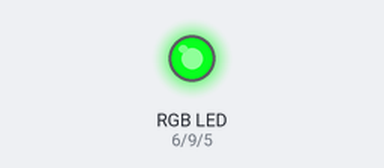
A sketch run on a simulated Arduino Uno, built with avr-gcc and run on an emulated ATmega328P. Shown: an RGB LED mixed from three pins (HIGH = lit).

Above: at 1.66 s.
At 10.96 s:
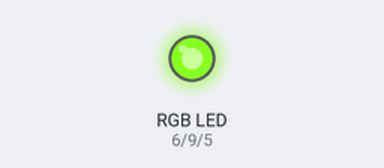
At 20.14 s:
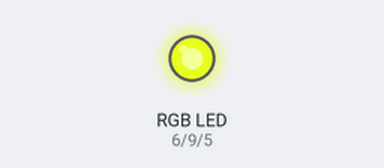
At 38.6 s:
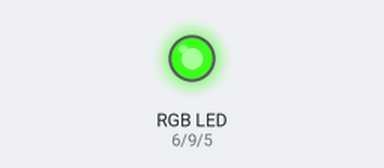
Timing chart, 0 to 40.0 s (numbered marks = the images above):
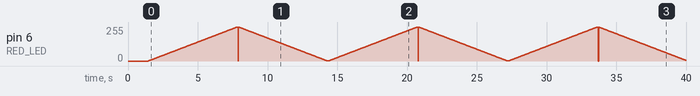

The sketch:

GoDucks.ino
```cpp
#define RED_LED 6
#define BLUE_LED 5
#define GREEN_LED 9

int brightness = 256;
int gBright = 0;
int rBright = 0;
int bBright = 0;

void TurnOn()
{
  analogWrite(RED_LED, rBright);

  for (int i=0;i<31; i++)
  {
    analogWrite(BLUE_LED, bBright);
    bBright += 1;
    delay(5);
  }

  for (int i=0;i<256; i++)
  {
    analogWrite(GREEN_LED, gBright);
    gBright +=1;
    delay(5);
  }
}

void setup()
{
  // put your setup code here, to run once:
  pinMode(GREEN_LED, OUTPUT);
  pinMode(RED_LED, OUTPUT);
  pinMode(BLUE_LED, OUTPUT);

  TurnOn();
}

void shiftYellow()
{
  for (int i = 0; i < 256; ++i)
  {
    analogWrite(RED_LED, rBright);
    rBright += 1;
    delay(25);
  }
}

void shiftGreen()
{
  for (int i = 255; i >= 0; --i)
  {
    analogWrite(RED_LED, rBright);
    rBright -= 1;
    delay(25);
  }
}

void loop()
{
  // put your main code here, to run repeatedly:
  shiftYellow();
  delay(50);
  shiftGreen();
  delay(50);
}
```
